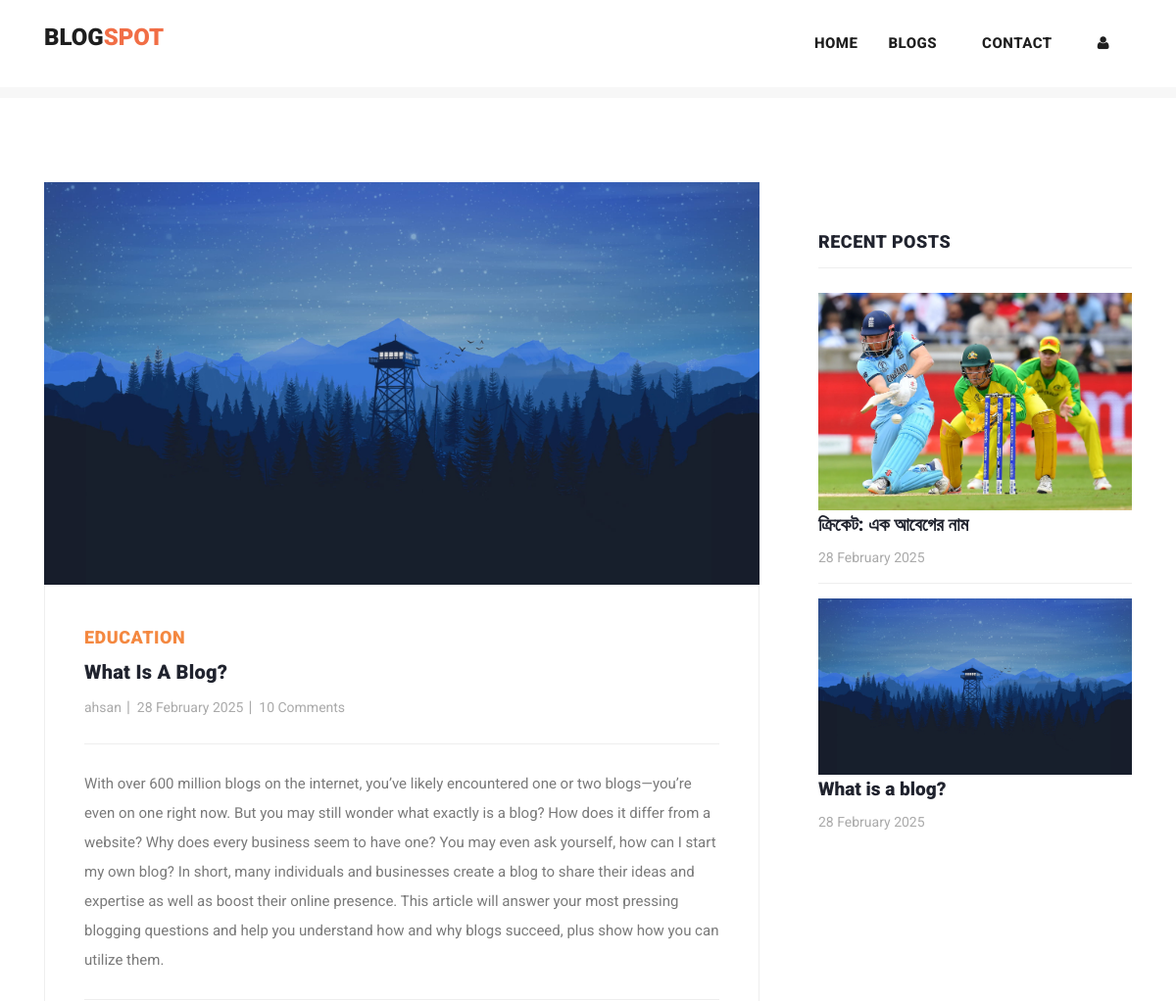
/post/1 (upper part), run on an earlier commit of the app's database.
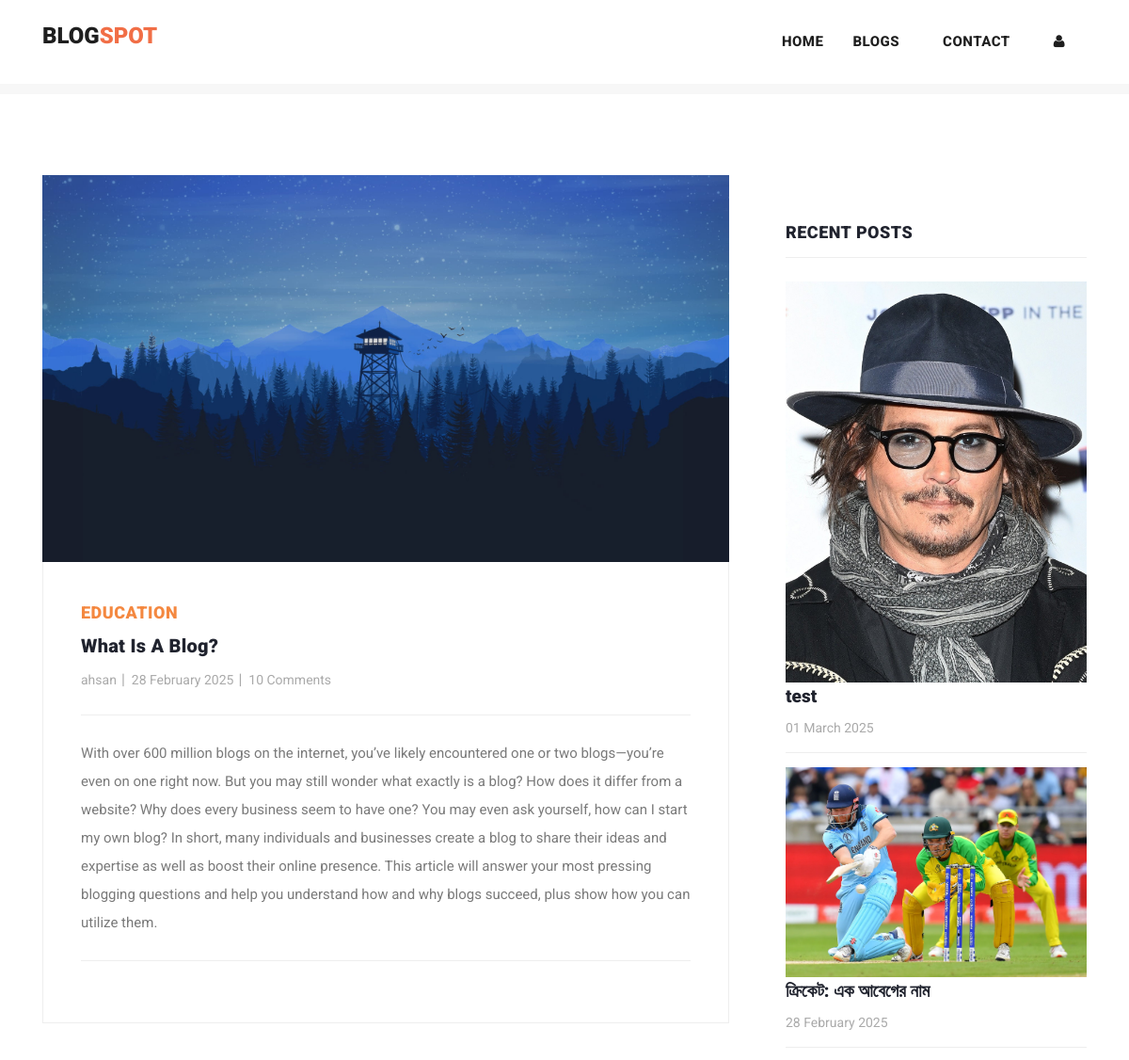
And on a later commit of the database.
### blogApp/models.py (models this page shows, shortened)
class Post(models.Model):
    postname = models.CharField(max_length=600)
    category = models.CharField(max_length=600)
    image = models.ImageField(upload_to='images/posts', blank=True, null=True)
    content = models.CharField(max_length=100000)
    time = models.CharField(default=time, max_length=100, blank=True)
    likes = models.IntegerField(null=True, blank=True, default=0)
    user = models.ForeignKey(User, on_delete=models.CASCADE)

### blogApp/views.py (the view)
# urls.py: path("post/<int:id>",views.post,name="post"),
def post(request, id):
    post = Post.objects.get(id=id)
    return render(request, "post-details.html", {
        "user": request.user,
        'post': Post.objects.get(id=id),
        'recent_posts': Post.objects.all().order_by("-id"),
        'media_url': settings.MEDIA_URL,
        'comments': Comment.objects.filter(post_id=post.id),
        'total_comments': len(Comment.objects.filter(post_id=post.id))
    })

### templates/post-details.html (shortened to what this page needs)
{% load static %}
<!DOCTYPE html>
<html lang="en">
  <head>
    <link href="https://cdn.jsdelivr.net/npm/bootstrap@5.3.0-alpha3/dist/css/bootstrap.min.css" rel="stylesheet">
    <link href="{% static 'vendor/bootstrap/css/bootstrap.min.css' %}" rel="stylesheet">
    <link rel="stylesheet" href="{% static 'assets/css/fontawesome.css' %}">
    <link rel="stylesheet" href="{% static 'assets/css/templatemo-stand-blog.css' %}">
    <link rel="stylesheet" href="{% static 'assets/css/owl.css' %}">
  </head>
  <body>
    {%include 'header.html'%}
    <section class="blog-posts grid-system">
      <div class="container">
        <div class="row">
          <div class="col-lg-8">
            <div class="all-blog-posts">
              <div class="row">
                <div class="col-lg-12">
                  <div class="blog-post">
                    <div class="blog-thumb">
                      <img src="{{media_url}}{{post.image}}" alt="post_image">
                    </div>
                    <div class="down-content">
                      <span>{{post.category}}</span>
                      <a><h4>{{post.postname}}</h4></a>
                      <ul class="post-info">
                        <li><a href="#">{{post.user}}</a></li>
                        <li><a href="#">{{post.time}}</a></li>
                        <li><a href="#">10 Comments</a></li>
                      </ul>
                      <p>{{post.content}}</p>
                    </div>
                  </div>
                </div>
                <div class="col-lg-12">
                </div>
              </div>
            </div>
          </div>
          <div class="col-lg-4">
            <div class="sidebar">
              <div class="row">
                <div class="col-lg-12">
                  <div class="sidebar-item recent-posts">
                    <div class="sidebar-heading">
                      <h2>Recent Posts</h2>
                    </div>
                    <div class="content">
                      <ul>
                        {% for post in recent_posts|slice:"0:4" %}
                        <li>
                          <img src="{{media_url}}{{post.image}}" class="img-fluid" alt="">
                          <a href="post-details.html">
                            <a href="{% url 'post' post.id %}" class="text-decoration-none text-dark"><h5>{{post.postname}}</h5></a>
                          <span>{{post.time}}</span>
                        </a></li>
                        {% endfor %}
                      </ul>
                    </div>
                  </div>
                </div>
              </div>
            </div>
          </div>
        </div>
      </div>
    </section>
  </body>
</html>

What changed in the data, as far as the page shows it:
no longer on one of the page's lists (row unchanged): Post: postname "What is a blog?", time "28 February 2025"
added Post: image (picture), postname "test", time "01 March 2025"
